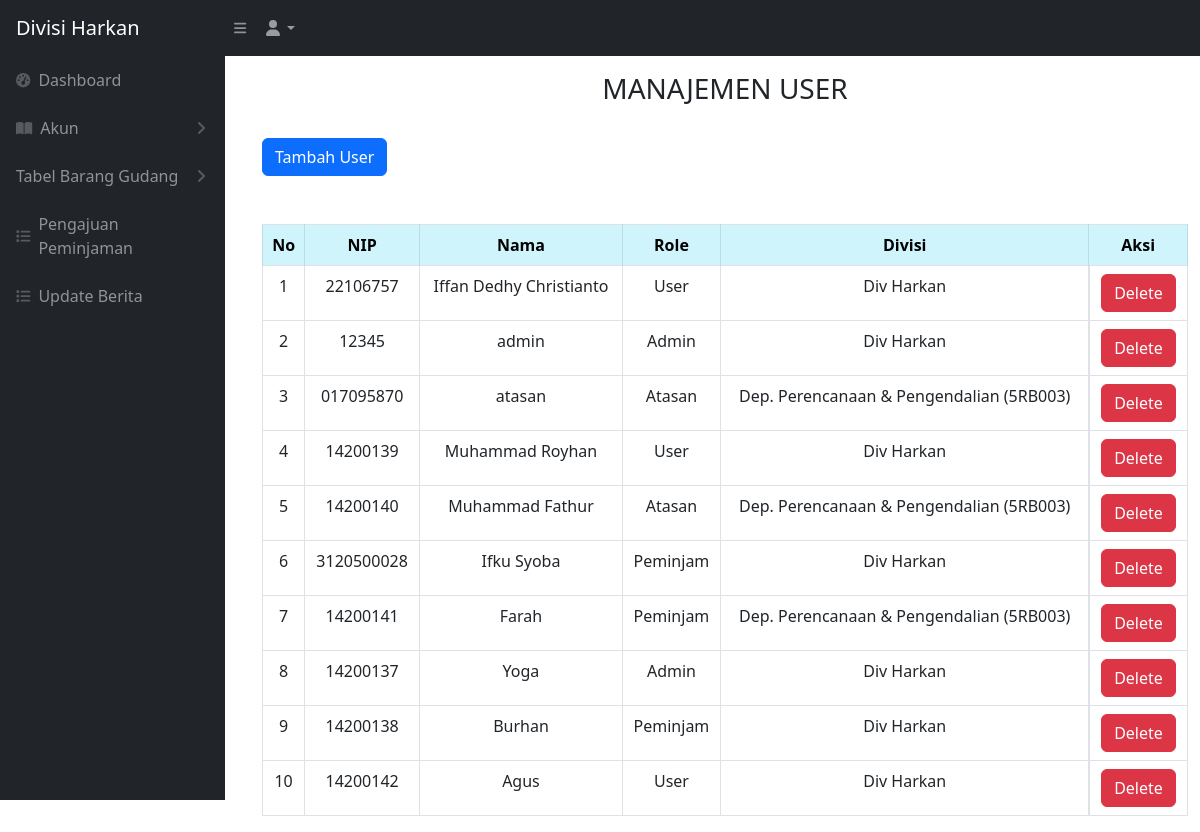
Page /user_manajemen.php (signed in) on the earlier database version.
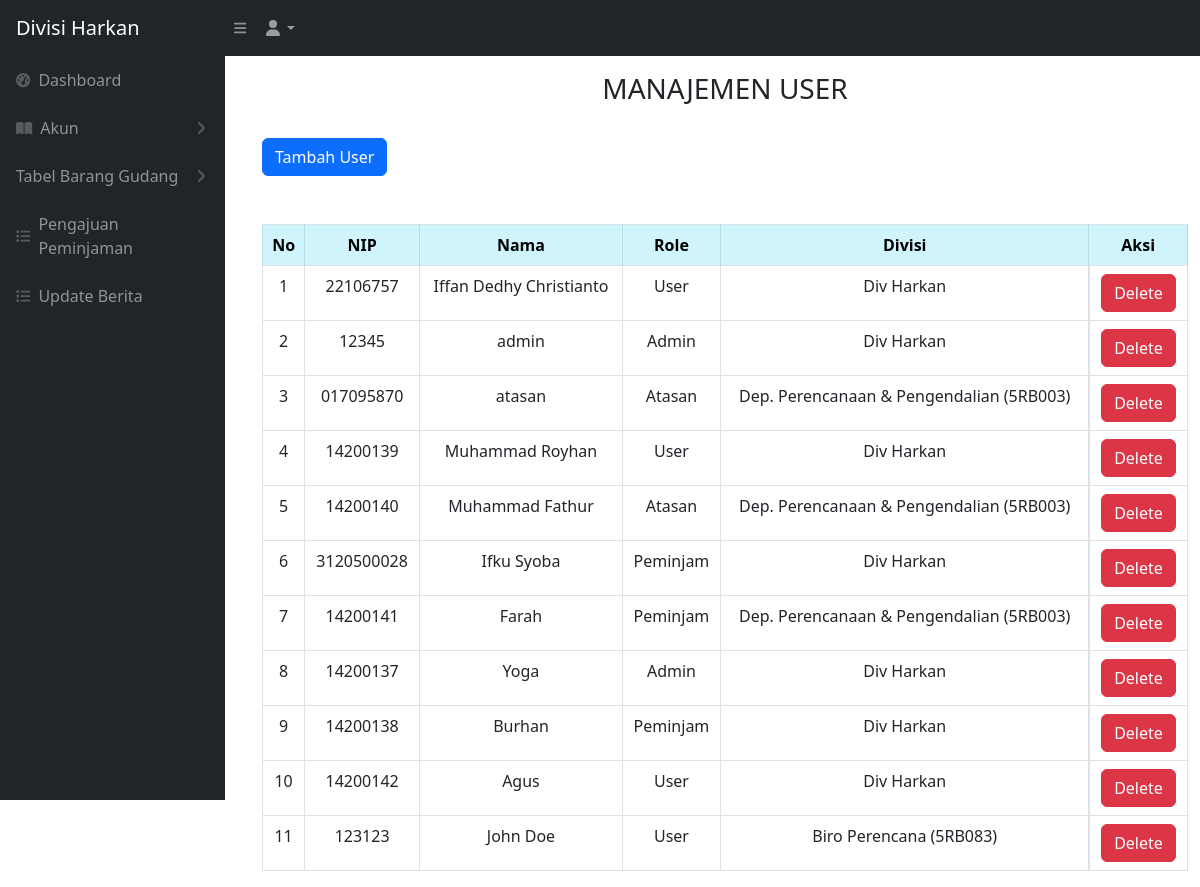
Same page on the later database version.
### tables this page shows
CREATE TABLE `users` (
  `id_user` int NOT NULL,
  `nip_user` varchar(512) NOT NULL,
  `nama_user` varchar(512) NOT NULL,
  `password_user` varchar(512) NOT NULL,
  `divisi_id` int NOT NULL,
  `role_id` int NOT NULL
);

CREATE TABLE `divisi` (
  `iddivisi` int NOT NULL,
  `namadivisi` varchar(200) NOT NULL
);

### user_manajemen.php (the view, shortened to what this page needs)
<!DOCTYPE html>
<html lang="en">
<head>
    <link href="css/styles.css" rel="stylesheet" />
</head>
<?php include 'sidebar.php' ?>
<br>
<br>
<body>
    <main id="main-content" class="<?= isset($_GET['sidebarClosed']) ? '' : 'main-with-sidebar' ?>">
        <div class="container-fluid px-4">
            <h3 class="mt-4 text-center">MANAJEMEN USER</h3>
        </div>
        <br>
        <div class="container -fluid">
            <div class="card-mb-4">
                <button type="button" class="btn btn-primary" data-bs-toggle="modal" data-bs-target="#myModal">
                    Tambah User
                </button>
                <br>
                <br>
                <br>
                <div class="card-body">
                    <div class="table table-responsive">
                        <table class="table table-bordered" id="dataTable" width="100" cellspacing="0">
                            <thead>
                                <tr>
                                    <th class="table-info text-center align-middle">No</th>
                                    <th class="table-info text-center align-middle">NIP</th>
                                    <th class="table-info text-center align-middle">Nama</th>
                                    <th class="table-info text-center align-middle">Role</th>
                                    <th class="table-info text-center align-middle">Divisi</th>
                                    <th class="table-info text-center align-middle">Aksi</th>
                                </tr>
                            </thead>
                            <tbody>
                                <?php
                                require 'controller/koneksi.php';
                                $query = "SELECT nip_user, nama_user, role_id FROM users";
                                $i = 1;
                                $ambilSemuaUser = mysqli_query($conn, $query);
                                while ($data = mysqli_fetch_array($ambilSemuaUser)) {
                                    $nip = $data['nip_user'];
                                    $nama = $data['nama_user'];
                                    $role = $data['role_id'];
                                ?>
                                    <tr>
                                        <td style="text-align: center;"><?= $i++ ?></td>
                                        <td style="text-align: center;"><?= $nip ?></td>
                                        <td style="text-align: center;"><?= $nama ?></td>
                                        <td style="text-align: center;">
                                            <?php
                                            if ($role == 1) {
                                                echo "Admin";
                                            } else if ($role == 2) {
                                                echo "User";
                                            } else if ($role == 3) {
                                                echo "Atasan";
                                            } else if ($role == 4) {
                                                echo "Peminjam";
                                            } else {
                                                echo "User tidak diketahui";
                                            }
                                            ?></td>
                                        <td style="text-align: center;">
                                            <?php
                                            $queryDivisi = "SELECT d.namadivisi FROM divisi d INNER JOIN users u ON d.iddivisi = u.divisi_id WHERE u.nip_user = '$nip'";
                                            $resultDivisi = mysqli_query($conn, $queryDivisi);
                                            if ($resultDivisi && mysqli_num_rows($resultDivisi) > 0) {
                                                $rowDivisi = mysqli_fetch_assoc($resultDivisi);
                                                echo $rowDivisi['namadivisi'];
                                            } else {
                                                echo "Tidak ada data divisi";
                                            }
                                            ?></td>
                                        <td class="text-center-td">
                                            <button type="button" class="btn btn-danger" data-bs-toggle="modal" data-bs-target="#delete<?= $nip; ?>">
                                                Delete
                                            </button>
                                        </td>
                                    </tr>
                                <?php
                                };
                                ?>
                            </tbody>
                        </table>
    </main>
</body>
</html>

Differences in the rows shown:
added users: nip_user "123123", nama_user "John Doe", shows "User", divisi.namadivisi "Biro Perencana (5RB083)"
